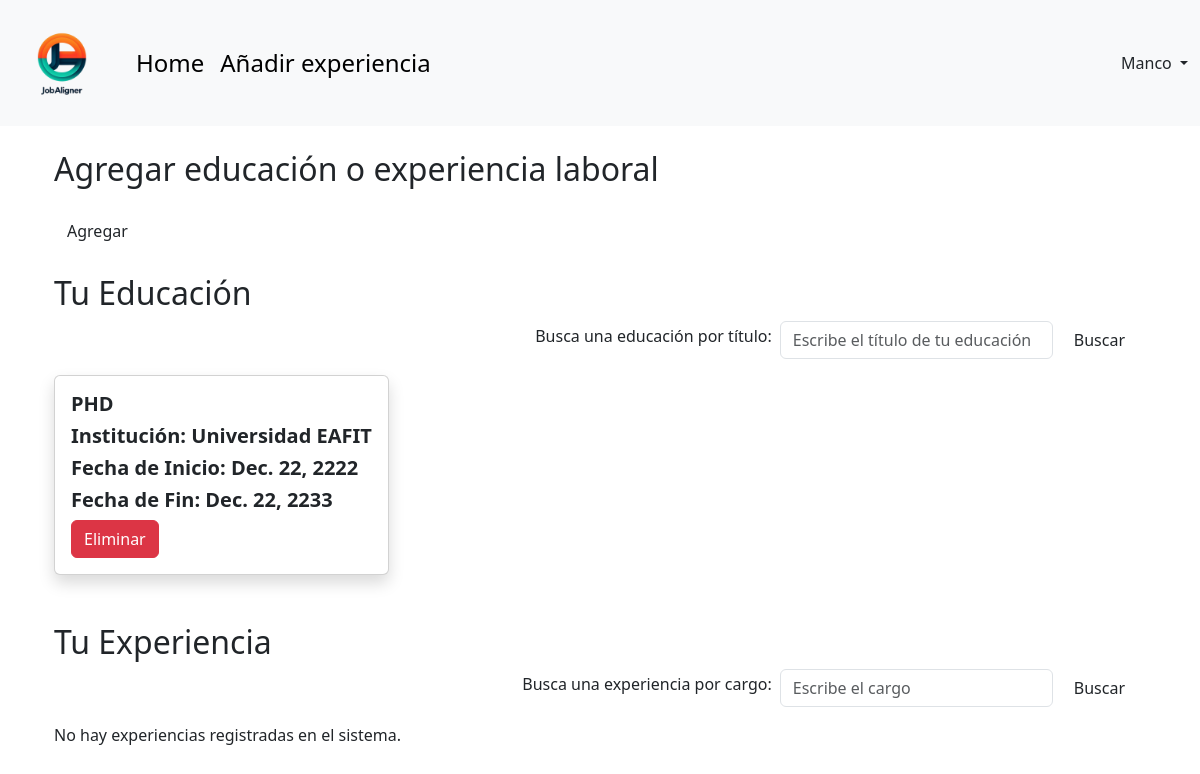
The page /account/updateAccount/ (signed in) on the database as committed earlier.
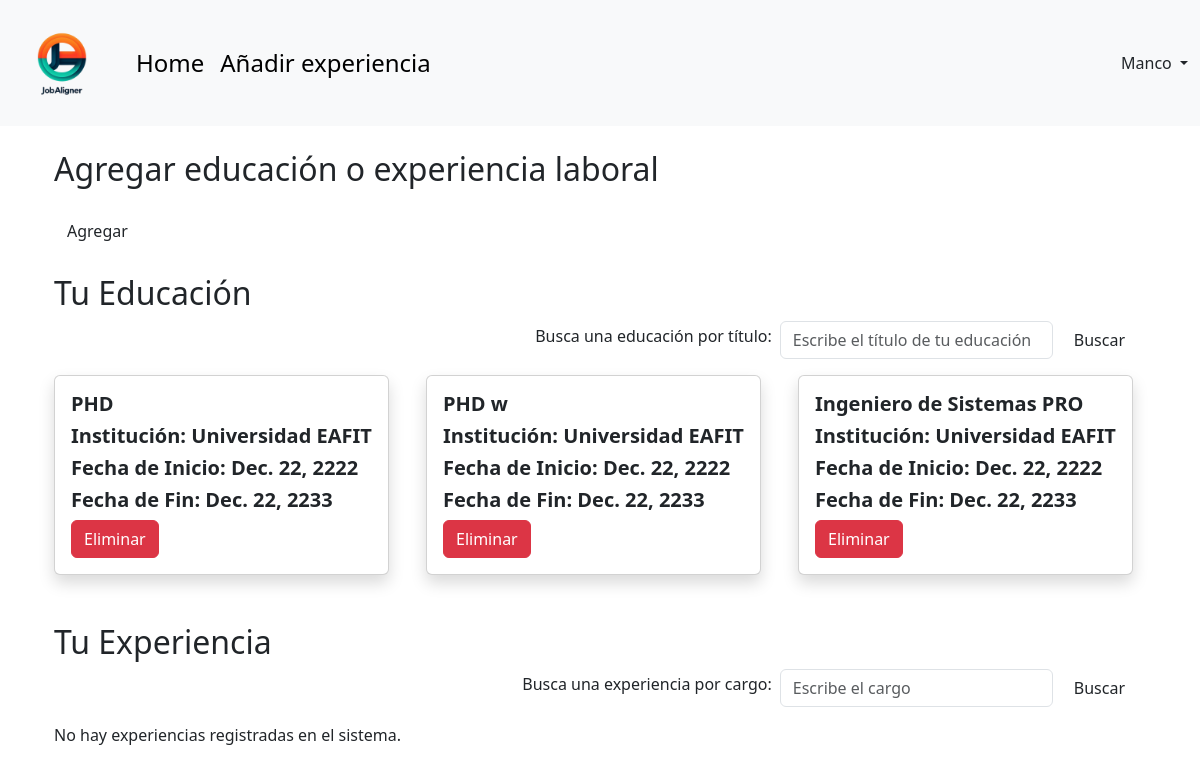
The same page on the database as committed later.
### Accounting/models.py (models this page shows)
class Education(models.Model):
    user = models.ForeignKey(User, on_delete=models.CASCADE, related_name='educations')
    degree = models.CharField(max_length=100)
    institution = models.CharField(max_length=200)
    start_date = models.DateField()
    end_date = models.DateField(blank=True, null=True)
    achievements = models.TextField(blank=True)

### Accounting/views.py (the view)
# urls.py: path('updateAccount/', views.updateAccount, name='updateAccount'),
@login_required
def updateAccount(request):
    user = request.user  # Django's user
    user_profile = User.objects.get(user=user) # Our user
    searchTerm = request.GET.get('searchEducation')
    if searchTerm:
        educations = Education.objects.filter(degree__icontains = searchTerm, user = user_profile)
    else:
        educations = Education.objects.filter(user = user_profile)
    searchTerm2 = request.GET.get('searchExperience')
    if searchTerm2:
        experiences = WorkExperience.objects.filter(role__icontains = searchTerm2, user = user_profile)
    else:
        experiences = WorkExperience.objects.filter(user = user_profile)
    return render(request, 'update.html', {'educations': educations, 'experiences': experiences})

### Accounting/templates/update.html (shortened to what this page needs)
{% extends 'base.html' %}
{% block content %}
<head>
    <link href="https://cdn.jsdelivr.net/npm/bootstrap@5.3.3/dist/css/bootstrap.min.css" rel="stylesheet">
</head>
<body>
<div class="container">
    <br>
    <h2>Agregar educación o experiencia laboral</h2>
    <a class="btn btn-classic mt-3" href="{% url 'experience' %}" role="button">Agregar</a>
    <br>
    <br>
    <h2>Tu Educación</h2>
    <form action="">
        <div class="mb-2 d-flex align-items-center justify-content-end">
            <label for="searchEducation" class="form-label mx-2">Busca una educación por título:</label>
            <input type="text" class="form-control  w-25" name="searchEducation" placeholder="Escribe el título de tu educación"/>
            <button type="submit" class="btn btn-classic mx-2 mb-0">Buscar</button>
        </div>
    </form>
    <div class="row row-cols-1 row-cols-md-3 g-4">
        {% for education in educations %}
        <div class="col d-flex align-items-stretch">
            <div class="card product_card shadow">
                <div class="card-body">
                    <h5 class="card-name fw-bold"> {{ education.degree }}</h5>
                    <h5 class="card-company fw-bold"> Institución: {{ education.institution }}</h5>
                    <h5 class="card-location fw-bold"> Fecha de Inicio: {{ education.start_date }}</h5>
                    {% if education.end_date %}
                        <h5 class="card-location fw-bold"> Fecha de Fin: {{ education.end_date }}</h5>
                    {% endif %}
                    <button type="button" class="btn btn-danger me-2" data-bs-toggle="modal" data-bs-target="#deleteModalEducation{{ education.id }}">
                        Eliminar
                    </button>
                </div>
            </div>
        </div>
        {% endfor %}
    </div>
    <br>
    <br>
    <h2>Tu Experiencia</h2>
    <form action="">
        <div class="mb-2 d-flex align-items-center justify-content-end">
            <label for="searchExperience" class="form-label mx-2">Busca una experiencia por cargo:</label>
            <input type="text" class="form-control  w-25" name="searchEducation" placeholder="Escribe el cargo"/>
            <button type="submit" class="btn btn-classic mx-2 mb-0">Buscar</button>
        </div>
    </form>
    <div class="row row-cols-1 row-cols-md-3 g-4">
        {% if not experiences %}
            <p class="text">No hay experiencias registradas en el sistema.</p>
        {% endif %}
    </div>
    <br>
</div>
</body>
{% endblock content %}

Rows that differ between the two databases and show on the page:
added Education: degree "PHD w", institution "Universidad EAFIT", start_date "Dec. 22, 2222", end_date "Dec. 22, 2233"
added Education: degree "Ingeniero de Sistemas PRO", institution "Universidad EAFIT", start_date "Dec. 22, 2222", end_date "Dec. 22, 2233"
